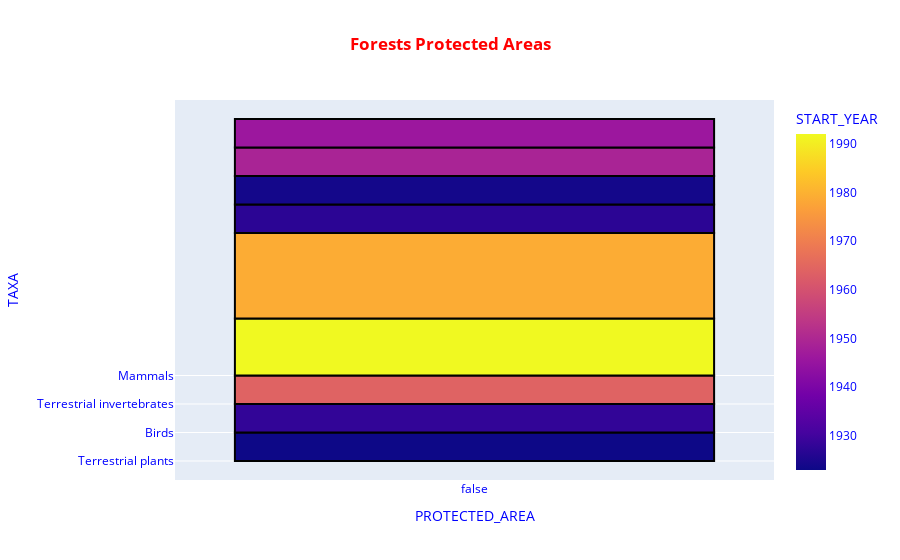

Notebook source saved alongside this figure:
### Code cell
fig=px.bar(studies.query('HABITAT=="Woodland"'),x='PROTECTED_AREA',y='TAXA',color='START_YEAR',title='<b>Forests Protected Areas</b>',template='plotly')
fig.update_layout(
    title_x=0.5,
    font_color="BLUE",
    title_font_color="RED",
    legend_title_font_color="MAGENTA"
)
fig.update_traces(marker=dict(line=dict(color='#000000', width=2)))
fig.show()

### Figure 1 — Plotly figure (JSON) as saved in the notebook; plotly's stock layout.template omitted (floating-point values rounded to 4 significant figures)
{"data": [{"alignmentgroup": "True", "hovertemplate": "PROTECTED_AREA=%{x}<br>TAXA=%{y}<br>START_YEAR=%{marker.color}<extra></extra>", "legendgroup": "", "marker": {"color": [1984, 1923, 1928, 1964, 1992, 1979, 1927, 1924, 1949, 1946, 1962], "coloraxis": "coloraxis", "line": {"color": "#000000", "width": 2}, "pattern": {"shape": ""}}, "name": "", "offsetgroup": "", "orientation": "v", "showlegend": false, "textposition": "auto", "type": "bar", "x": [false, false, false, false, false, false, false, false, false, false, false], "xaxis": "x", "y": ["Terrestrial plants", "Birds", "Birds", "Birds", "Terrestrial invertebrates", "Mammals", "Birds", "Birds", "Birds", "Birds", "Terrestrial plants"], "yaxis": "y"}], "layout": {"barmode": "relative", "coloraxis": {"colorbar": {"title": {"text": "START_YEAR"}}, "colorscale": [[0, "#0d0887"], [0.1111, "#46039f"], [0.2222, "#7201a8"], [0.3333, "#9c179e"], [0.4444, "#bd3786"], [0.5556, "#d8576b"], [0.6667, "#ed7953"], [0.7778, "#fb9f3a"], [0.8889, "#fdca26"], [1, "#f0f921"]]}, "font": {"color": "BLUE"}, "legend": {"title": {"font": {"color": "MAGENTA"}}, "tracegroupgap": 0}, "title": {"font": {"color": "RED"}, "text": "<b>Forests Protected Areas</b>", "x": 0.5}, "xaxis": {"anchor": "y", "domain": [0, 1], "title": {"text": "PROTECTED_AREA"}}, "yaxis": {"anchor": "x", "domain": [0, 1], "title": {"text": "TAXA"}}}}
